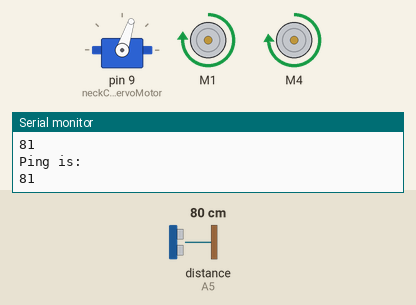
Bench run of a sketch on a simulated Arduino Uno, built with avr-gcc and run on an emulated ATmega328P. Parts: servo, 2 × DC motor (green arrow = forward, orange = backward, longer = faster), the last lines printed to the serial monitor. The test bench sets the inputs (shaded band); at power-on: distance to the obstacle (sensor on A5) 80 cm. The echo pulse lasts 58.3 µs per cm.

Above: at 2.87 s.
3.3 s: distance to the obstacle (sensor on A5) set to 73 cm
6.3 s: distance to the obstacle (sensor on A5) set to 63 cm
At 7.15 s:
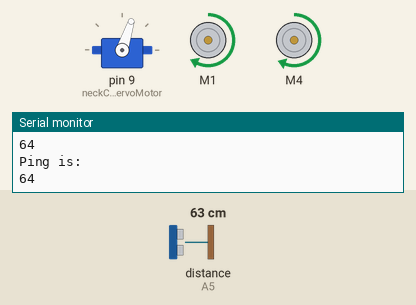
9.3 s: distance to the obstacle (sensor on A5) set to 33 cm
12.3 s: distance to the obstacle (sensor on A5) set to 26 cm
At 13.1 s:
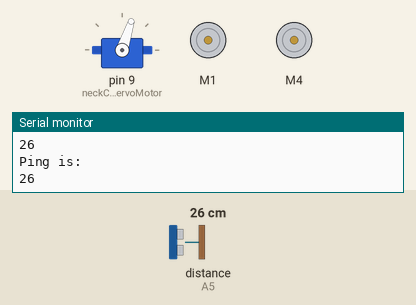
At 13.8 s:
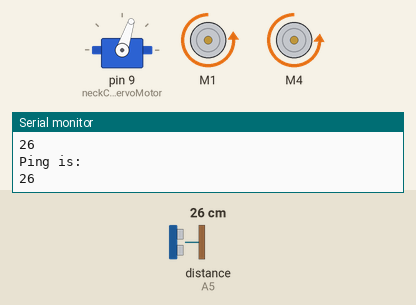
18.3 s: distance to the obstacle (sensor on A5) set to 7 cm
21.3 s: distance to the obstacle (sensor on A5) set to 4 cm
At 21.77 s:
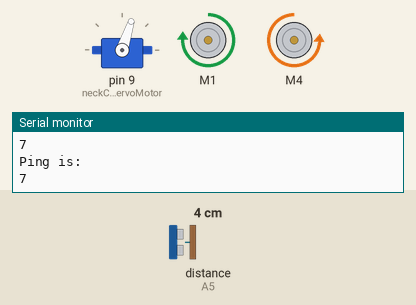
Timing chart, 0 to 25.3 s (numbered marks = the images above; inputs shaded):
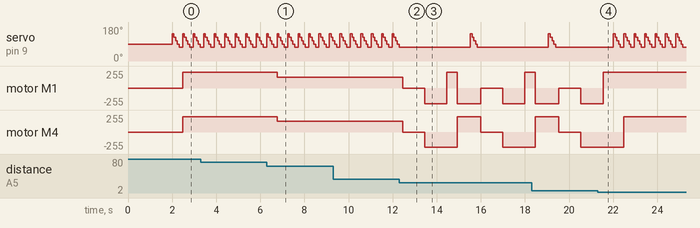

Measured:
- the behaviour switches between 69 and 68 cm on distance to the obstacle (sensor on A5) (found by bisection; images 0 and 1)
- the behaviour switches between 30 and 29 cm on distance to the obstacle (sensor on A5) (found by bisection; images 1 and 2)
- the behaviour switches between 6 and 5 cm on distance to the obstacle (sensor on A5) (found by bisection; images 3 and 4)
- after the input at 6.3 s, motor M1: forward 235/255 → forward 165/255 after 0.46 s; motor M4: forward 230/255 → forward 160/255 after 0.46 s
- after the input at 21.3 s, motor M1: goes on until 21.5 s, then stays forward 235/255

The sketch:

DK_Electronics_MyRobotCode_v1.ino
```cpp
//http://sribasu.com/programming-tutorials/creating-an-obstacle-avoiding-robot-with-arduino-adafruit-motor-shield-v1-and-ultra-sonic-sensor.html

#include <AFMotor.h>
#include <Servo.h>
#include <NewPing.h>

#define TRIG_PIN A4 // Pin A4 on the Motor Drive Shield connected to the ultrasonic sensor
#define ECHO_PIN A5 // Pin A5 on the Motor Drive Shield connected to the ultrasonic sensor
#define MAX_DISTANCE_POSSIBLE 1000 // sets maximum useable sensor measuring distance to 1000cm
#define MAX_SPEED 265 // sets speed of DC traction motors to 120/256 or about 47% of full speed - to reduce power draining.
#define MOTORS_CALIBRATION_OFFSET 5 // this sets offset to allow for differences between the two DC motors
#define COLL_DIST 20 // sets distance at which the Obstacle avoiding Robot stops and reverses to 10cm
#define TURN_DIST COLL_DIST+10 // sets distance at which the Obstacle avoiding Robot looks away from object (not reverse) to 20cm (10+10)
NewPing sonar(TRIG_PIN, ECHO_PIN, MAX_DISTANCE_POSSIBLE); // sets up sensor library to use the correct pins to measure distance.

AF_DCMotor leftMotor(1, MOTOR12_1KHZ); // create motor #1 using M1 output on Motor Drive Shield, set to 1kHz PWM frequency
AF_DCMotor rightMotor(4, MOTOR34_1KHZ); // create motor #2, using M2 output, set to 1kHz PWM frequency
Servo neckControllerServoMotor;  // create servo object to control a servo

int pos = 0; // this sets up variables for use in the sketch (code)
int maxDist = 0;
int maxAngle = 0;
int maxRight = 0;
int maxLeft = 0;
int maxFront = 0;
int course = 0;
int curDist = 0;
String motorSet = "";
int speedSet = 0;

//-------------------------------------------- SETUP LOOP ----------------------------------------------------------------------------
void setup() {
  neckControllerServoMotor.attach(9);  // attaches the servo on pin 9 (SERVO_2 on the Motor Drive Shield to the servo object
  neckControllerServoMotor.write(90); // tells the servo to position at 90-degrees ie. facing forward.
  delay(2000);
  /*
  delay(2000); // delay for two seconds
  checkRoute(); // run the CheckRoute routine to find the best Route to begin travel
  motorSet = "FORWARD"; // set the director indicator variable to FORWARD
  neckControllerServoMotor.write(90); // ensure servo is still facing forward
  moveForward(); // run function to make Obstacle avoiding Robot move forward
  */

  Serial.begin(9600);
}
//------------------------------------------------------------------------------------------------------------------------------------

//---------------------------------------------MAIN LOOP ------------------------------------------------------------------------------
void loop() {

  //checkForward(); // check that if the Obstacle avoiding Robot is supposed to be moving forward, that the drive motors are set to move forward - this is needed to overcome some issues with only using 4 AA NiMH batteries
  //checkRoute(); // set ultrasonic sensor to scan for any possible obstacles


  scanHead();
  curDist = readPing();
  Serial.println("Ping is:");
  Serial.println(curDist);

  speedSet = 230;

  //If distance become small - Stop
  if(curDist > 5 and curDist < 30)
  {

    moveStop();
    delay(1000);

    moveBackward();
    delay(1000);

    turnRight();
    delay(400);

    curDist = readPing();

    //If the distance is still small then turn Left
    if(curDist > 5 and curDist < 30)
    {
      turnLeft();
      delay(600);
    }

  }
  else
  {
    //Begin to slow things down
    if(curDist > 5 and curDist < 70)
    {
      speedSet = 160;
    }
    MyMoveForward();
  }


}

void scanHead() {

  for (pos = 144; pos >= 60; pos -= 18) // loop to sweep the servo (& sensor) from 144-degrees left to 36-degrees right at 18-degree intervals.
  {
    neckControllerServoMotor.write(pos);  // tell servo to go to position in variable 'pos'
    delay(80);
  }

}

//-------------------------------------------------------------------------------------------------------------------------------------


int readPing() { // read the ultrasonic sensor distance
  delay(70);
  unsigned int uS = sonar.ping();
  int cm = uS / US_ROUNDTRIP_CM;

  Serial.println(cm);

  return cm;
}
//-------------------------------------------------------------------------------------------------------------------------------------
void checkForward() {
  if (motorSet == "FORWARD") {
    leftMotor.run(FORWARD);  // ensure motors are going forward
    rightMotor.run(FORWARD);
  }
}
//-------------------------------------------------------------------------------------------------------------------------------------
void checkBackward() {
  if (motorSet == "BACKWARD") {
    leftMotor.run(BACKWARD);  // ensure motors are going backward
    rightMotor.run(BACKWARD);
  }
}
//-------------------------------------------------------------------------------------------------------------------------------------

// In some cases, the Motor Drive Shield may just stop if the supply voltage is too low (due to using only four NiMH AA cells).
// The above functions simply remind the Shield that if it's supposed to go forward, then ensure it is going forward and vice versa.

//-------------------------------------------------------------------------------------------------------------------------------------
void moveStop() {
  leftMotor.run(RELEASE);  // stop the motors.
  rightMotor.run(RELEASE);
}

//-------------------------------------------------------------------------------------------------------------------------------------
void MyMoveForward() {
  motorSet = "FORWARD";
  leftMotor.run(FORWARD);      // turn it on going forward
  rightMotor.run(FORWARD);      // turn it on going forward

  leftMotor.setSpeed(speedSet + MOTORS_CALIBRATION_OFFSET);
  rightMotor.setSpeed(speedSet);

}

//-------------------------------------------------------------------------------------------------------------------------------------
void moveForward() {
  motorSet = "FORWARD";
  leftMotor.run(FORWARD);      // turn it on going forward
  rightMotor.run(FORWARD);      // turn it on going forward
  for (speedSet = 0; speedSet < MAX_SPEED; speedSet += 2) // slowly bring the speed up to avoid loading down the batteries too quickly
  {
    leftMotor.setSpeed(speedSet + MOTORS_CALIBRATION_OFFSET);
    rightMotor.setSpeed(speedSet);
    delay(5);
  }
}
//-------------------------------------------------------------------------------------------------------------------------------------
void moveBackward() {
  motorSet = "BACKWARD";
  leftMotor.run(BACKWARD);      // turn it on going forward
  rightMotor.run(BACKWARD);     // turn it on going forward

  leftMotor.setSpeed(speedSet + MOTORS_CALIBRATION_OFFSET);
  rightMotor.setSpeed(speedSet);
}
//-------------------------------------------------------------------------------------------------------------------------------------
void turnRight() {

  leftMotor.run(FORWARD);      // turn motor 1 forward
  rightMotor.run(BACKWARD);     // turn motor 2 backward
  leftMotor.setSpeed(speedSet + MOTORS_CALIBRATION_OFFSET);
  rightMotor.setSpeed(speedSet);

}
//-------------------------------------------------------------------------------------------------------------------------------------
void turnLeft() {

  leftMotor.run(BACKWARD);     // turn motor 1 backward
  rightMotor.run(FORWARD);      // turn motor 2 forward
  leftMotor.setSpeed(speedSet + MOTORS_CALIBRATION_OFFSET);
  rightMotor.setSpeed(speedSet);

}
//-------------------------------------------------------------------------------------------------------------------------------------
void lookRight() {
  rightMotor.run(BACKWARD);  // looking right? set right motor backwards for 400ms
  delay(400);
  rightMotor.run(FORWARD);
}
//-------------------------------------------------------------------------------------------------------------------------------------
void lookLeft() {
  leftMotor.run(BACKWARD);  // looking left? set left motor backwards for 400ms
  delay(400);
  leftMotor.run(FORWARD);
}
//-----------------
```
